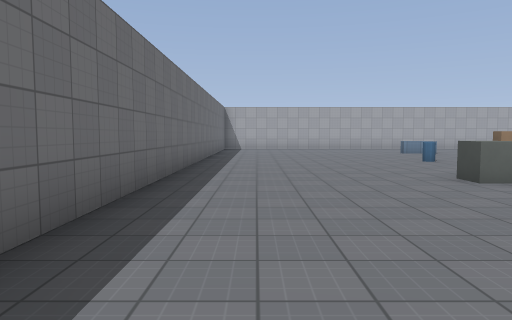
[1] (above)

19 first-person views from a walk through a 3-D level made in the Godot game engine. The camera is 1.4 m above the floor, tilts 4° down and sees 70° across. The floor is counted in squares, 2 m on a side. Each view is taken from the middle of a square. On the plan, view 1 faces up. The plan holds only what a view shows up to about 11 squares ahead; the rest is blank. Surface patterns are stand-ins for the level's own textures.

[2]
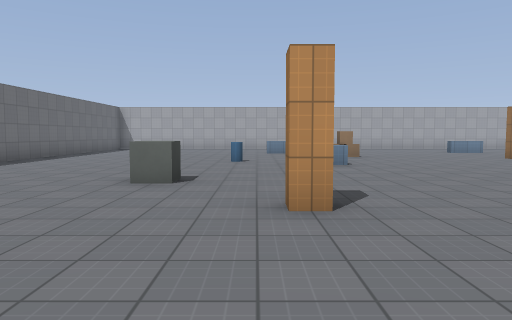

[3]
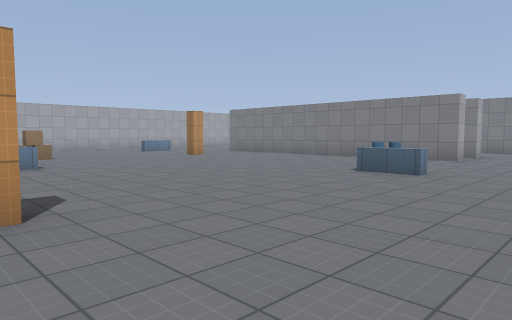

[4]
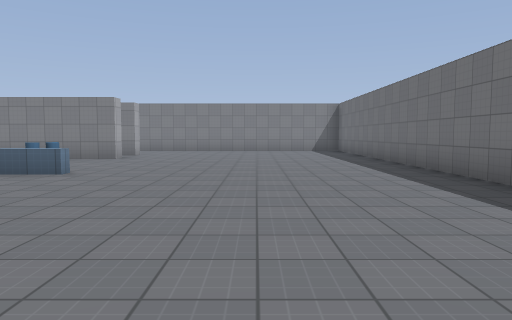

[5]
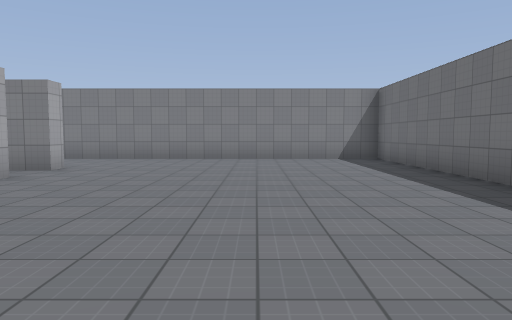

[6]
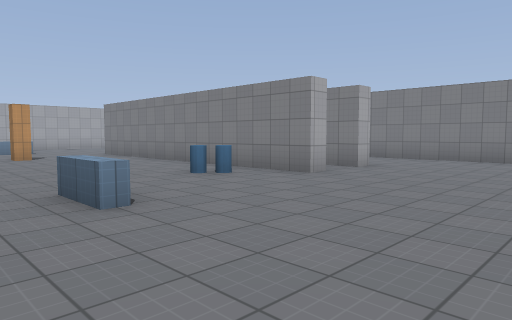

[7]
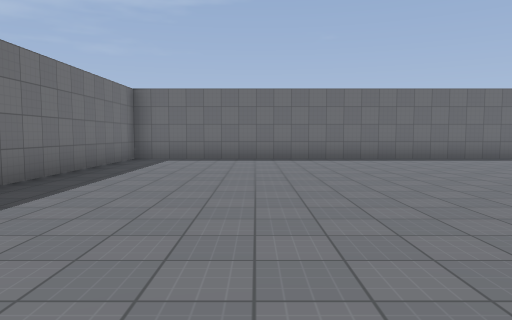

[8]
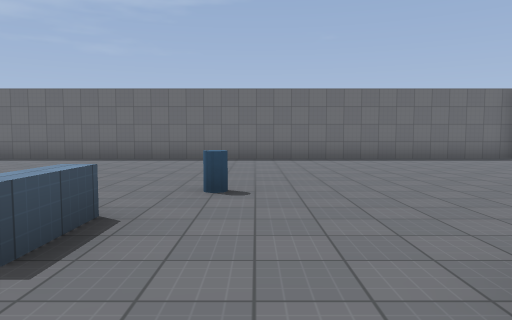

[9]
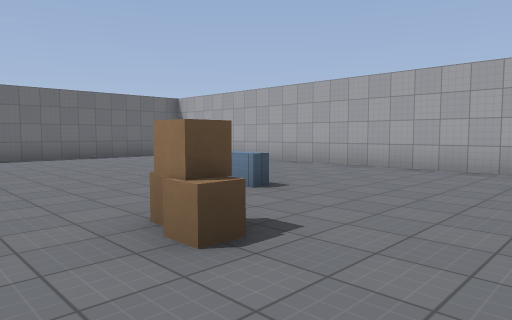

[10]
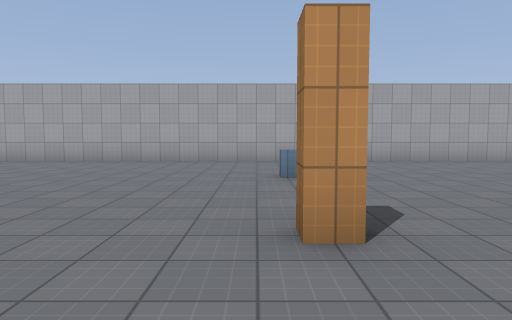

[11]
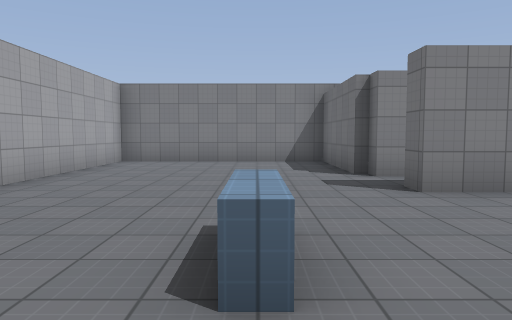

[12]
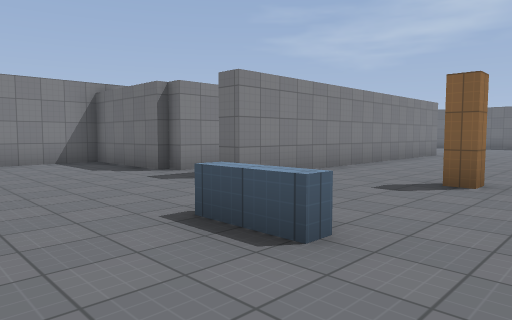

[13]
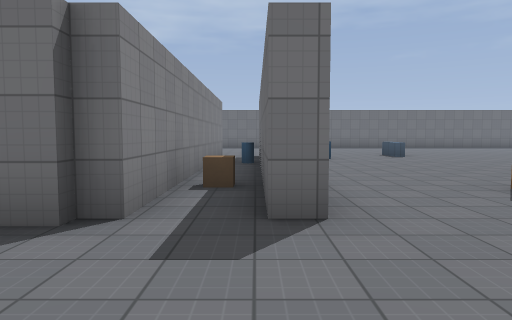

[14]
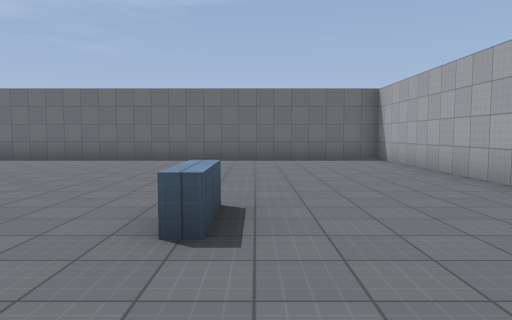

[15]
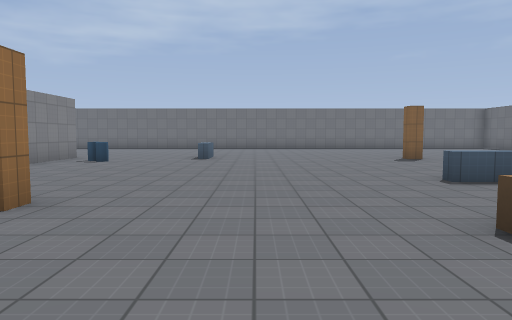

[16]
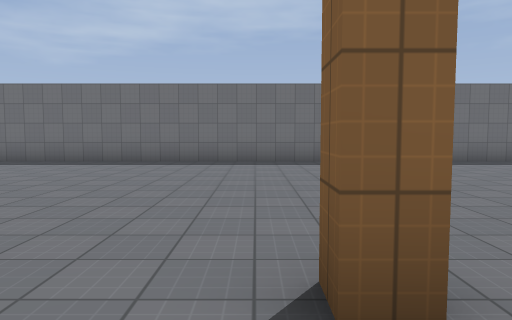

[17]
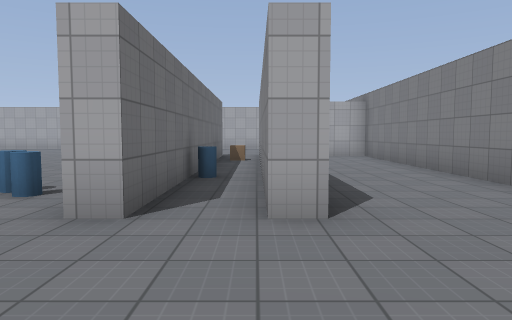

[18]
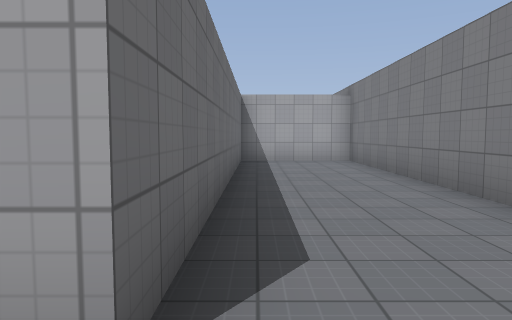

[19]
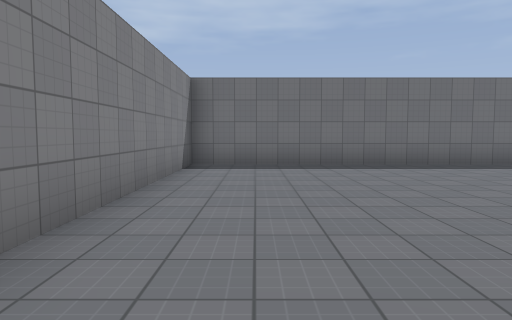

### Floor plan
Points are (right, up) in squares from view 1. A wall is a line through its corners. A room is listed if a view was taken in it or the views show most of it. See-through windows are left out.
Room 1 (views 1, 2, 3, 4, 5, 6, 7, 8, 9, 10, 11, 12, 13, 14, 15, 16, 17, 18, 19)
walls: (15.4, 3) (15.4, 12) (15.9, 12) (15.9, 3) (15.4, 3); (17.6, 11.4) (17.6, 3) (17.1, 3) (17.1, 12) (17.5, 12); (17.4, 12.2) (20.5, 12.2) (20.5, 17.5) (14.9, 17.5); (13.1, 17.5) (-1.5, 17.5) (-1.5, -4.5) (20.5, -4.5) (20.5, 11.7) (17.5, 11.7)
low walls: (12.4, 13.8) (12.4, 14.1) (13.6, 14.1)
objects: crate (3, 6); barrel (4, 10); pillar (5, 3) to (6, 4); crate (8, 12); pillar (12, 10) to (13, 11); barrel (14, 4); barrel (14, 5); barrel (16, 6); crate (16, 10) to (17, 10)

Positions as (right, up) in squares from view 1, and headings:
1: (0, 0), facing up
2: (5, 0), facing up
3: (5, 0), facing up-right
4: (5, -1), facing right
5: (10, -1), facing right
6: (10, -1), facing up-right
7: (9, -1), facing left
8: (9, 10), facing left
9: (10, 10), facing up-left
10: (12, 8), facing up
11: (11, 14), facing right
12: (11, 16), facing down-right
13: (16, 15), facing down
14: (9, 14), facing left
15: (10, 14), facing down
16: (6, 5), facing down
17: (17, 0), facing up
18: (18, 2), facing up
19: (19, 4), facing down
